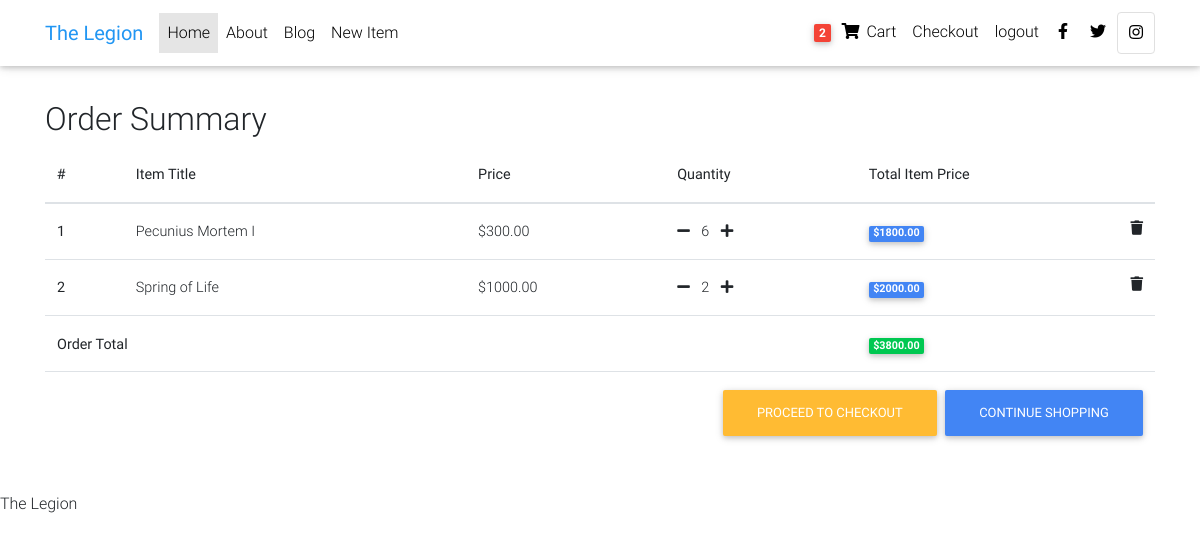
Screenshot of /item/order_summary/ (signed in) with the database file from the repository.
### Art/models.py (models this page shows, shortened)
class Order(models.Model):
    user = models.ForeignKey(settings.AUTH_USER_MODEL, on_delete = models.CASCADE)
    items = models.ManyToManyField(OrderItem)
    start_date = models.DateTimeField(auto_now_add = True,)
    ordered_date = models.DateTimeField()
    ordered = models.BooleanField(default = False)
    billing_address = models.ForeignKey('BillingAddress', on_delete = models.SET_NULL, blank=True, null=True)
    def get_total(self):
        total = 0
        for order_item in self.items.all():
            total += order_item.get_final_price()
        return total

class OrderItem(models.Model):
    user = models.ForeignKey(settings.AUTH_USER_MODEL, on_delete = models.CASCADE)
    item = models.ForeignKey(Item, on_delete=models.CASCADE)
    quantity = models.IntegerField(default=1)
    ordered = models.BooleanField(default = False)
    def get_total_item_price(self):
        return self.quantity * self.item.price
    def get_final_price(self):
        return self.get_total_item_price()

class Item(models.Model):
    title = models.CharField(max_length = 200)
    item_image = models.ImageField(null=True, blank=True, upload_to="images/")
    price = models.DecimalField(max_digits=6, decimal_places=2)
    description = models.TextField(max_length = 500)

### Art/views.py (the view)
# urls.py: url(r'^item/order_summary/$', views.OrderSummaryView.as_view(), name = 'order_summary'),
class OrderSummaryView(LoginRequiredMixin, View):
    def get(self, *args, **kwargs):
        try:
            order = Order.objects.get(user = self.request.user, ordered=False)
            context = {
                'object' : order
            }
            return render(self.request, 'Art/order_summary.html', context)
        except ObjectDoesNotExist:
            messages.error(self.request, "you do not have an active order")
            return redirect("/")

### Art/templatetags/cart_template_tags.py (called while the page is built)
@register.filter(name='cart_item_count')
def cart_item_count(user):
    if user.is_authenticated:
        qs = Order.objects.filter(user=user, ordered=False)
        if qs.exists():
            return qs[0].items.count()
    return 0

### Art/templates/Art/order_summary.html (shortened to what this page needs)
{% extends 'Art/base.html'%}
{% load static %}
{% block body_block %}
<main>
  <div class="container" style = "margin-top: 100px;">
    <div class="table-responsive text-nowrap" >
      <h2>Order Summary</h2>
      <table class="table">
        <thead>
          <tr>
            <th scope="col">#</th>
            <th scope="col">Item Title</th>
            <th scope="col">Price</th>
            <th scope="col">Quantity</th>
            <th scope="col">Total Item Price</th>
          </tr>
        </thead>
        <tbody>
          {% for order_item in object.items.all %}
            <tr>
              <th scope="row">{{forloop.counter}}</th>
              <td>{{order_item.item.title}}</td>
              <td>${{order_item.item.price}}</td>
              <td>
                 <a href="{% url 'remove_single_item_from_cart' order_item.item.pk %}"><i class="fas fa-minus mr-2"></i></a>
                 {{order_item.quantity}}
                 <a  href="{% url 'add_single_to_cart' order_item.item.pk %}"><i class="fas fa-plus ml-2"></i></a>
               </td>
              <td>
                <span class = "badge badge-primary">${{order_item.get_total_item_price}}</span>
                <a href="{% url 'remove_from_cart' order_item.item.pk %}">
                  <i class = "fas fa-trash float-right" ></i>
                </a>
              </td>
            </tr>
          {% endfor %}
          {% if object.get_total %}
          <tr>
            <td colspan="4"><b>Order Total</b></td>
            <td colspan="1"><span class = "badge badge-success">${{object.get_total}}</span></td>
          </tr>
          <tr>
            <td colspan="5">
              <a class="btn btn-primary float-right ml-2 " href="{% url 'item_list' %}">Continue Shopping</a>
              <a class="btn btn-warning float-right " href="/checkout">Proceed to Checkout</a>
            </td>
          </tr>
          {% endif %}
        </tbody>
      </table>
    </div>
  </div>
</main>
{% endblock  %}

### Art/templates/Art/base.html (shortened to what this page needs)
{% load static %}
{% load cart_template_tags %}
<!DOCTYPE html>
<html lang="en">
<head>
  <link rel="stylesheet" href="https://use.fontawesome.com/releases/v5.11.2/css/all.css">
  <link href="{% static 'css/bootstrap.min.css' %}" rel="stylesheet">
  <link href="{% static 'css/mdb.min.css' %}" rel="stylesheet">
  <link href="{% static 'css/style.min.css' %}" rel="stylesheet">
</head>
<body>
  <nav class="navbar fixed-top navbar-expand-lg navbar-light white scrolling-navbar">
    <div class="container">
      <a class="navbar-brand waves-effect" href="https://mdbootstrap.com/docs/jquery/" target="_blank">
        <strong class="blue-text">The Legion</strong>
      </a>
      <div class="collapse navbar-collapse" id="navbarSupportedContent">
        <ul class="navbar-nav mr-auto">
          <li class="nav-item active">
            <a class="nav-link waves-effect" href="{% url 'item_list' %}">Home
            </a>
          </li>
          <li class="nav-item">
            <a class="nav-link waves-effect" href="https://mdbootstrap.com/docs/jquery/" target="_blank">About</a>
          </li>
          <li class="nav-item">
            <a class="nav-link waves-effect" href="https://mdbootstrap.com/docs/jquery/getting-started/download/"
              target="_blank">Blog</a>
          </li>
          <li class="nav-item">
            <a class="nav-link waves-effect" href="{% url 'new_item' %}" target="_blank">New Item</a>
          </li>
        </ul>
        <ul class="navbar-nav nav-flex-icons">
          {% if request.user.is_authenticated %}
          <li class="nav-item">
            <a href="{% url 'order_summary' %}"class="nav-link waves-effect">
              <span class="badge red z-depth-1 mr-1"> {{request.user|cart_item_count}} </span>
              <i class="fas fa-shopping-cart"></i>
              <span class="clearfix d-none d-sm-inline-block"> Cart </span>
            </a>
          </li>
          <li class="nav-item">
            <a class="nav-link waves-effect" href="{% url 'checkout' %}">
              <span class="clearfix d-none d-sm-inline-block"> Checkout </span>
            </a>
          </li>
          <li class="nav-item">
            <a class="nav-link waves-effect" href="{% url 'account_logout' %}">
              <span class="clearfix d-none d-sm-inline-block"> logout </span>
            </a>
          </li>
          {% endif %}
          <li class="nav-item">
            <a href="https://www.facebook.com/steve.xtacy" class="nav-link waves-effect" target="_blank">
              <i class="fab fa-facebook-f"></i>
            </a>
          </li>
          <li class="nav-item">
            <a href="https://www.twitter.com/shayomiiiii" class="nav-link waves-effect" target="_blank">
              <i class="fab fa-twitter"></i>
            </a>
          </li>
          <li class="nav-item">
            <a href="https://github.com/mdbootstrap/bootstrap-material-design" class="nav-link border border-light rounded waves-effect"
              target="_blank">
              <i class="fab fa-instagram"></i>
            </a>
          </li>
        </ul>
      </div>
    </div>
  </nav>
    {% block body_block %}
    {% endblock %}
  <footer>
    <div class="social-links">
      <a href="https://www.facebook.com/steve.xtacy" class="fa fa-facebook"></a>
      <a href="https://www.twitter.com/shayomiiiii" class="fa fa-twitter"></a>
      <a href="https://www.instagram.com/shayomiiiii/" class="fa fa-instagram"></a>
      <a href="https://www.linkedin.com/in/sayo-adegoroye-41b28064" class="fa fa-linkedin"></a>
    </div>
    <span>The Legion</span>
   </footer>
</body>
</html>

### Art/templates/Art/base.html (style rules this page uses)
html, body, header, .carousel { height: 60vh; }

### rows the page displays
OrderItem: item "Pecunius Mortem I", item.price "300.00", quantity "6", get_total_item_price "1800.00"
OrderItem: item "Spring of Life", item.price "1000.00", quantity "2", get_total_item_price "2000.00"
Order: get_total "3800.00"

### other values shown
{{ request.user|cart_item_count }} "2"
